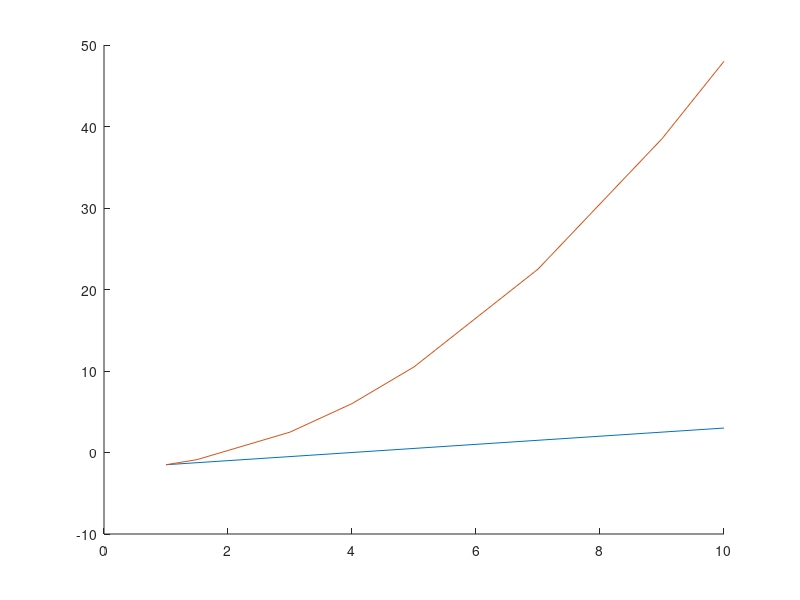

MATLAB code for this plot: (Note: this script raises an error after producing the figure.)

%Q1
X = [1,1.5,3,4,5,7,9,10];

y1 = -2 + 0.5*X;
y2 = -2 + 0.5*X.^2;

hold on
plot(X,y1)
plot(X,y2)
hold off

%Q2
X = linspace(-10,20,200)';
S = sum(X)

%Q3

A = [2,4,6;1,7,5;3,12,4];
b = [-2;3;10];

C = A'*b
D = inv(A'*A)*b % more efficient to use
E = sum(A(1,:)*b(1) + A(2,:)*b(2) + A(3,:)*b(3))
% keep it simple: E = sum(b'*A)


F = A;
F(2,:) = [];
F(:,3) = [];
F
% keep it simple: F = A([1,3],1:2)

x = inv(A)*b % use /

%Q4

B = blkdiag(A,A,A,A,A)

%Q5

A = normrnd(10,5,[5,3])
B = A >= 10;
B = double(B)

%Q6

%Please get the data on Git
Data = csvread('datahw1.csv');
Y = Data(:,5);
X = [ones(size(Y)), Data(:,3),Data(:,4),Data(:,6)];
k = 4;

beta_hat = inv(X'*X)*X'*Y;

sigma_hat = ((Y-X*beta_hat)'*(Y-X*beta_hat))/(length(Y)-k);
V = sigma_hat*inv(X'*X);
SE = sqrt(diag(V));

%point estimate
beta_hat 

%SE
SE

% your approach assumes you have no NaNs. Consider doing:
% import data as table
dat = readtable('datahw1.csv','ReadVariableNames',false);

% give variables names
dat.Properties.VariableNames = {'firm_id','year','Export','RD','prod','cap'};
% create deletion index to remove observations with NaNs
del_ind = sum(isnan(dat{:,:}),2);
% delete rows with NaNs 
dat(del_ind>0,:) = [];

% estimate linear model by matlab econometrics toolbox (it will
% automatically ignore NaNs, but you should inspect data for it anyway)
lm1 = fitlm(dat,'prod~Export+RD+cap');
% display all the statistics of estimation 
lm1

% or display only coefficients and standard errors
fprintf('beta \t\t SE \n');
fprintf('%f \t %f \n', lm1.Coefficients.Estimate, lm1.Coefficients.SE);

